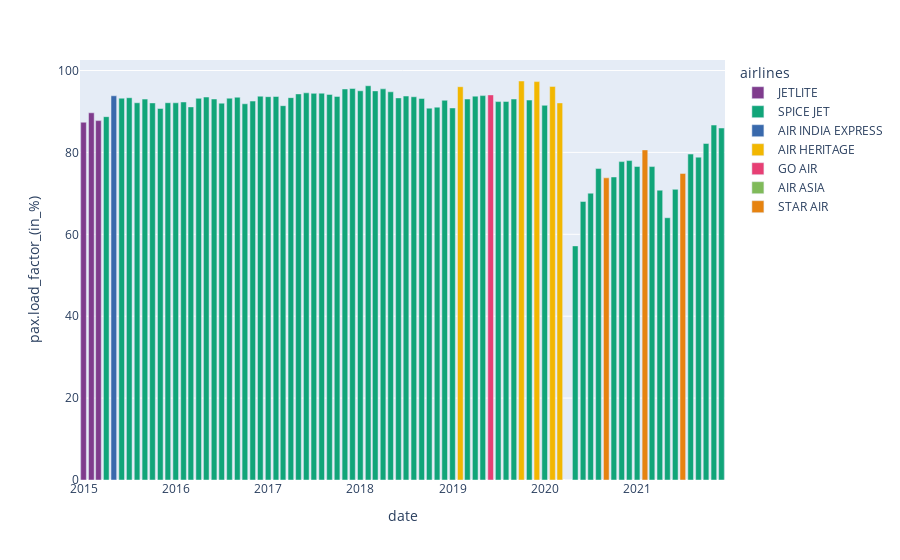

The code cell stored with this chart in its notebook:
### Code cell
fig = px.bar(data_frame=max_pax_per_month, x='date', y='pax.load_factor_(in_%)', color='airlines', color_discrete_sequence=px.colors.qualitative.Bold)
fig.show()

### Figure 1 — Plotly figure (JSON) as saved in the notebook; plotly's stock layout.template omitted (floating-point values rounded to 4 significant figures)
{"data": [{"hovertemplate": "airlines=JETLITE<br>date=%{x}<br>pax.load_factor_(in_%)=%{y}<extra></extra>", "legendgroup": "JETLITE", "marker": {"color": "rgb(127, 60, 141)", "pattern": {"shape": ""}}, "name": "JETLITE", "orientation": "v", "showlegend": true, "textposition": "auto", "type": "bar", "x": ["2015-01-01T00:00:00.000000000", "2015-02-01T00:00:00.000000000", "2015-03-01T00:00:00.000000000"], "xaxis": "x", "y": [87.37, 89.67, 87.76], "yaxis": "y"}, {"hovertemplate": "airlines=SPICE JET<br>date=%{x}<br>pax.load_factor_(in_%)=%{y}<extra></extra>", "legendgroup": "SPICE JET", "marker": {"color": "rgb(17, 165, 121)", "pattern": {"shape": ""}}, "name": "SPICE JET", "orientation": "v", "showlegend": true, "textposition": "auto", "type": "bar", "x": ["2015-04-01T00:00:00.000000000", "2015-06-01T00:00:00.000000000", "2015-07-01T00:00:00.000000000", "2015-08-01T00:00:00.000000000", "2015-09-01T00:00:00.000000000", "2015-10-01T00:00:00.000000000", "2015-11-01T00:00:00.000000000", "2015-12-01T00:00:00.000000000", "2016-01-01T00:00:00.000000000", "2016-02-01T00:00:00.000000000", "2016-03-01T00:00:00.000000000", "2016-04-01T00:00:00.000000000", "2016-05-01T00:00:00.000000000", "2016-06-01T00:00:00.000000000", "2016-07-01T00:00:00.000000000", "2016-08-01T00:00:00.000000000", "2016-09-01T00:00:00.000000000", "2016-10-01T00:00:00.000000000", "2016-11-01T00:00:00.000000000", "2016-12-01T00:00:00.000000000", "2017-01-01T00:00:00.000000000", "2017-02-01T00:00:00.000000000", "2017-03-01T00:00:00.000000000", "2017-04-01T00:00:00.000000000", "2017-05-01T00:00:00.000000000", "2017-06-01T00:00:00.000000000", "2017-07-01T00:00:00.000000000", "2017-08-01T00:00:00.000000000", "2017-09-01T00:00:00.000000000", "2017-10-01T00:00:00.000000000", "2017-11-01T00:00:00.000000000", "2017-12-01T00:00:00.000000000", "2018-01-01T00:00:00.000000000", "2018-02-01T00:00:00.000000000", "2018-03-01T00:00:00.000000000", "2018-04-01T00:00:00.000000000", "2018-05-01T00:00:00.000000000", "2018-06-01T00:00:00.000000000", "2018-07-01T00:00:00.000000000", "2018-08-01T00:00:00.000000000", "2018-09-01T00:00:00.000000000", "2018-10-01T00:00:00.000000000", "2018-11-01T00:00:00.000000000", "2018-12-01T00:00:00.000000000", "2019-01-01T00:00:00.000000000", "2019-03-01T00:00:00.000000000", "2019-04-01T00:00:00.000000000", "2019-05-01T00:00:00.000000000", "2019-07-01T00:00:00.000000000", "2019-08-01T00:00:00.000000000", "2019-09-01T00:00:00.000000000", "2019-11-01T00:00:00.000000000", "2020-01-01T00:00:00.000000000", "2020-05-01T00:00:00.000000000", "2020-06-01T00:00:00.000000000", "2020-07-01T00:00:00.000000000", "2020-08-01T00:00:00.000000000", "2020-10-01T00:00:00.000000000", "2020-11-01T00:00:00.000000000", "2020-12-01T00:00:00.000000000", "2021-01-01T00:00:00.000000000", "2021-03-01T00:00:00.000000000", "2021-04-01T00:00:00.000000000", "2021-05-01T00:00:00.000000000", "2021-06-01T00:00:00.000000000", "2021-08-01T00:00:00.000000000", "2021-09-01T00:00:00.000000000", "2021-10-01T00:00:00.000000000", "2021-11-01T00:00:00.000000000", "2021-12-01T00:00:00.000000000"], "xaxis": "x", "y": [88.72, 93.24, 93.35, 92.12, 93.01, 92.08, 90.72, 92.13, 92.11, 92.31, 91.11, 93.2, 93.52, 93.04, 92.03, 93.23, 93.48, 91.87, 92.53, 93.73, 93.6, 93.65, 91.41, 93.37, 94.28, 94.54, 94.42, 94.45, 94.16, 93.67, 95.49, 95.6, 95.05, 96.28, 95.02, 95.51, 94.8, 93.31, 93.76, 93.59, 93.17, 90.8, 91.05, 92.73, 90.85, 93.04, 93.74, 93.86, 92.41, 92.44, 93.03, 92.78, 91.49, 57.17, 68.02, 70.04, 76.05, 74.0, 77.75, 78.0, 76.55, 76.54, 70.78, 64.04, 70.98, 79.59, 78.84, 82.18, 86.68, 85.96], "yaxis": "y"}, {"hovertemplate": "airlines=AIR INDIA EXPRESS<br>date=%{x}<br>pax.load_factor_(in_%)=%{y}<extra></extra>", "legendgroup": "AIR INDIA EXPRESS", "marker": {"color": "rgb(57, 105, 172)", "pattern": {"shape": ""}}, "name": "AIR INDIA EXPRESS", "orientation": "v", "showlegend": true, "textposition": "auto", "type": "bar", "x": ["2015-05-01T00:00:00.000000000"], "xaxis": "x", "y": [93.83], "yaxis": "y"}, {"hovertemplate": "airlines=AIR HERITAGE<br>date=%{x}<br>pax.load_factor_(in_%)=%{y}<extra></extra>", "legendgroup": "AIR HERITAGE", "marker": {"color": "rgb(242, 183, 1)", "pattern": {"shape": ""}}, "name": "AIR HERITAGE", "orientation": "v", "showlegend": true, "textposition": "auto", "type": "bar", "x": ["2019-02-01T00:00:00.000000000", "2019-10-01T00:00:00.000000000", "2019-12-01T00:00:00.000000000", "2020-02-01T00:00:00.000000000", "2020-03-01T00:00:00.000000000"], "xaxis": "x", "y": [96.04, 97.43, 97.29, 96.11, 92.09], "yaxis": "y"}, {"hovertemplate": "airlines=GO AIR<br>date=%{x}<br>pax.load_factor_(in_%)=%{y}<extra></extra>", "legendgroup": "GO AIR", "marker": {"color": "rgb(231, 63, 116)", "pattern": {"shape": ""}}, "name": "GO AIR", "orientation": "v", "showlegend": true, "textposition": "auto", "type": "bar", "x": ["2019-06-01T00:00:00.000000000"], "xaxis": "x", "y": [94.04], "yaxis": "y"}, {"hovertemplate": "airlines=AIR ASIA<br>date=%{x}<br>pax.load_factor_(in_%)=%{y}<extra></extra>", "legendgroup": "AIR ASIA", "marker": {"color": "rgb(128, 186, 90)", "pattern": {"shape": ""}}, "name": "AIR ASIA", "orientation": "v", "showlegend": true, "textposition": "auto", "type": "bar", "x": ["2020-04-01T00:00:00.000000000"], "xaxis": "x", "y": [0.0], "yaxis": "y"}, {"hovertemplate": "airlines=STAR AIR<br>date=%{x}<br>pax.load_factor_(in_%)=%{y}<extra></extra>", "legendgroup": "STAR AIR", "marker": {"color": "rgb(230, 131, 16)", "pattern": {"shape": ""}}, "name": "STAR AIR", "orientation": "v", "showlegend": true, "textposition": "auto", "type": "bar", "x": ["2020-09-01T00:00:00.000000000", "2021-02-01T00:00:00.000000000", "2021-07-01T00:00:00.000000000"], "xaxis": "x", "y": [73.79, 80.61, 74.86], "yaxis": "y"}], "layout": {"barmode": "relative", "legend": {"title": {"text": "airlines"}, "tracegroupgap": 0}, "margin": {"t": 60}, "xaxis": {"anchor": "y", "domain": [0, 1], "title": {"text": "date"}}, "yaxis": {"anchor": "x", "domain": [0, 1], "title": {"text": "pax.load_factor_(in_%)"}}}}
